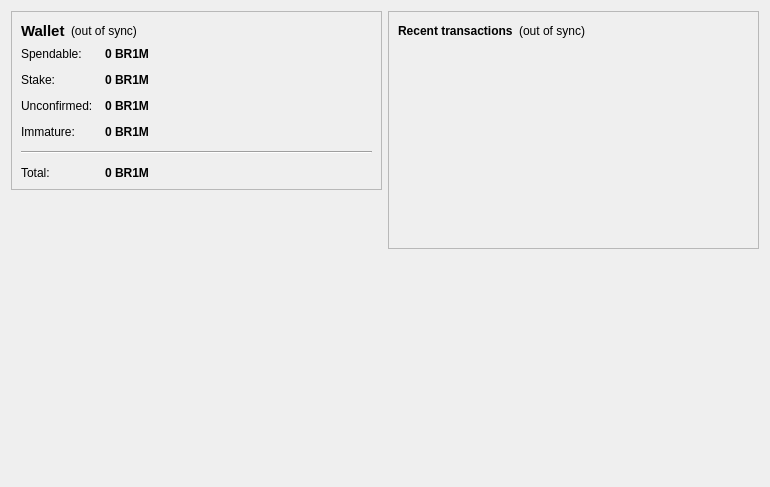
<?xml version="1.0" encoding="UTF-8"?>
<ui version="4.0">
 <class>OverviewPage</class>
 <widget class="QWidget" name="OverviewPage">
  <property name="geometry">
   <rect>
    <x>0</x>
    <y>0</y>
    <width>770</width>
    <height>487</height>
   </rect>
  </property>
  <property name="windowTitle">
   <string>Form</string>
  </property>
  <layout class="QHBoxLayout" name="horizontalLayout" stretch="1,1">
   <item>
    <layout class="QVBoxLayout" name="verticalLayout_2">
     <item>
      <widget class="QFrame" name="frame">
       <property name="frameShape">
        <enum>QFrame::StyledPanel</enum>
       </property>
       <property name="frameShadow">
        <enum>QFrame::Raised</enum>
       </property>
       <layout class="QVBoxLayout" name="verticalLayout_4">
        <item>
         <layout class="QHBoxLayout" name="horizontalLayout_4">
          <item>
           <widget class="QLabel" name="label_5">
            <property name="font">
             <font>
              <pointsize>11</pointsize>
              <weight>75</weight>
              <bold>true</bold>
             </font>
            </property>
            <property name="text">
             <string>Wallet</string>
            </property>
           </widget>
          </item>
          <item>
           <widget class="QLabel" name="labelWalletStatus">
            <property name="toolTip">
             <string>The displayed information may be out of date. Your wallet automatically synchronizes with the br1m network after a connection is established, but this process has not completed yet.</string>
            </property>
            <property name="styleSheet">
             <string notr="true"/>
            </property>
            <property name="text">
             <string notr="true">(out of sync)</string>
            </property>
            <property name="alignment">
             <set>Qt::AlignLeading|Qt::AlignLeft|Qt::AlignVCenter</set>
            </property>
           </widget>
          </item>
          <item>
           <spacer name="horizontalSpacer_2">
            <property name="orientation">
             <enum>Qt::Horizontal</enum>
            </property>
            <property name="sizeHint" stdset="0">
             <size>
              <width>40</width>
              <height>20</height>
             </size>
            </property>
           </spacer>
          </item>
         </layout>
        </item>
        <item>
         <layout class="QFormLayout" name="formLayout_2">
          <property name="fieldGrowthPolicy">
           <enum>QFormLayout::AllNonFixedFieldsGrow</enum>
          </property>
          <property name="horizontalSpacing">
           <number>12</number>
          </property>
          <property name="verticalSpacing">
           <number>12</number>
          </property>
          <item row="0" column="0">
           <widget class="QLabel" name="label">
            <property name="text">
             <string>Spendable:</string>
            </property>
           </widget>
          </item>
          <item row="0" column="1">
           <widget class="QLabel" name="labelBalance">
            <property name="font">
             <font>
              <weight>75</weight>
              <bold>true</bold>
             </font>
            </property>
            <property name="cursor">
             <cursorShape>IBeamCursor</cursorShape>
            </property>
            <property name="toolTip">
             <string>Your current spendable balance</string>
            </property>
            <property name="text">
             <string notr="true">0 BR1M</string>
            </property>
            <property name="textInteractionFlags">
             <set>Qt::LinksAccessibleByMouse|Qt::TextSelectableByKeyboard|Qt::TextSelectableByMouse</set>
            </property>
           </widget>
          </item>
          <item row="1" column="0">
           <widget class="QLabel" name="label_6">
            <property name="text">
             <string>Stake:</string>
            </property>
           </widget>
          </item>
          <item row="1" column="1">
           <widget class="QLabel" name="labelStake">
            <property name="font">
             <font>
              <weight>75</weight>
              <bold>true</bold>
             </font>
            </property>
            <property name="cursor">
             <cursorShape>IBeamCursor</cursorShape>
            </property>
            <property name="toolTip">
             <string>Total of coins that was staked, and do not yet count toward the current balance</string>
            </property>
            <property name="text">
             <string notr="true">0 BR1M</string>
            </property>
            <property name="textInteractionFlags">
             <set>Qt::LinksAccessibleByMouse|Qt::TextSelectableByKeyboard|Qt::TextSelectableByMouse</set>
            </property>
           </widget>
          </item>
          <item row="2" column="0">
           <widget class="QLabel" name="label_3">
            <property name="text">
             <string>Unconfirmed:</string>
            </property>
           </widget>
          </item>
          <item row="2" column="1">
           <widget class="QLabel" name="labelUnconfirmed">
            <property name="font">
             <font>
              <weight>75</weight>
              <bold>true</bold>
             </font>
            </property>
            <property name="cursor">
             <cursorShape>IBeamCursor</cursorShape>
            </property>
            <property name="toolTip">
             <string>Total of transactions that have yet to be confirmed, and do not yet count toward the current balance</string>
            </property>
            <property name="text">
             <string notr="true">0 BR1M</string>
            </property>
            <property name="textInteractionFlags">
             <set>Qt::LinksAccessibleByMouse|Qt::TextSelectableByKeyboard|Qt::TextSelectableByMouse</set>
            </property>
           </widget>
          </item>
          <item row="3" column="0">
           <widget class="QLabel" name="labelImmatureText">
            <property name="text">
             <string>Immature:</string>
            </property>
           </widget>
          </item>
          <item row="3" column="1">
           <widget class="QLabel" name="labelImmature">
            <property name="font">
             <font>
              <weight>75</weight>
              <bold>true</bold>
             </font>
            </property>
            <property name="toolTip">
             <string>Mined balance that has not yet matured</string>
            </property>
            <property name="text">
             <string notr="true">0 BR1M</string>
            </property>
            <property name="textInteractionFlags">
             <set>Qt::LinksAccessibleByMouse|Qt::TextSelectableByKeyboard|Qt::TextSelectableByMouse</set>
            </property>
           </widget>
          </item>
          <item row="4" column="0" colspan="2">
           <widget class="Line" name="line">
            <property name="orientation">
             <enum>Qt::Horizontal</enum>
            </property>
           </widget>
          </item>
          <item row="5" column="0">
           <widget class="QLabel" name="labelTotalText">
            <property name="text">
             <string>Total:</string>
            </property>
           </widget>
          </item>
          <item row="5" column="1">
           <widget class="QLabel" name="labelTotal">
            <property name="font">
             <font>
              <weight>75</weight>
              <bold>true</bold>
             </font>
            </property>
            <property name="cursor">
             <cursorShape>IBeamCursor</cursorShape>
            </property>
            <property name="toolTip">
             <string>Your current total balance</string>
            </property>
            <property name="text">
             <string notr="true">0 BR1M</string>
            </property>
            <property name="textInteractionFlags">
             <set>Qt::LinksAccessibleByMouse|Qt::TextSelectableByKeyboard|Qt::TextSelectableByMouse</set>
            </property>
           </widget>
          </item>
         </layout>
        </item>
       </layout>
      </widget>
     </item>
     <item>
      <spacer name="verticalSpacer">
       <property name="orientation">
        <enum>Qt::Vertical</enum>
       </property>
       <property name="sizeHint" stdset="0">
        <size>
         <width>20</width>
         <height>40</height>
        </size>
       </property>
      </spacer>
     </item>
     <item>
      <widget class="QLabel" name="label_2">
       <property name="autoFillBackground">
        <bool>true</bool>
       </property>
       <property name="text">
        <string/>
       </property>
       <property name="pixmap">
        <pixmap resource="../bitcoin.qrc">:/icons/mastbg</pixmap>
       </property>
       <property name="scaledContents">
        <bool>false</bool>
       </property>
       <property name="alignment">
        <set>Qt::AlignCenter</set>
       </property>
       <property name="margin">
        <number>0</number>
       </property>
      </widget>
     </item>
    </layout>
   </item>
   <item>
    <layout class="QVBoxLayout" name="verticalLayout_3">
     <item>
      <widget class="QFrame" name="frame_2">
       <property name="frameShape">
        <enum>QFrame::StyledPanel</enum>
       </property>
       <property name="frameShadow">
        <enum>QFrame::Raised</enum>
       </property>
       <layout class="QVBoxLayout" name="verticalLayout">
        <item>
         <layout class="QHBoxLayout" name="horizontalLayout_2">
          <item>
           <widget class="QLabel" name="label_4">
            <property name="text">
             <string>&lt;b&gt;Recent transactions&lt;/b&gt;</string>
            </property>
           </widget>
          </item>
          <item>
           <widget class="QLabel" name="labelTransactionsStatus">
            <property name="toolTip">
             <string>The displayed information may be out of date. Your wallet automatically synchronizes with the br1m network after a connection is established, but this process has not completed yet.</string>
            </property>
            <property name="styleSheet">
             <string notr="true"/>
            </property>
            <property name="text">
             <string notr="true">(out of sync)</string>
            </property>
            <property name="alignment">
             <set>Qt::AlignRight|Qt::AlignTrailing|Qt::AlignVCenter</set>
            </property>
           </widget>
          </item>
          <item>
           <spacer name="horizontalSpacer">
            <property name="orientation">
             <enum>Qt::Horizontal</enum>
            </property>
            <property name="sizeHint" stdset="0">
             <size>
              <width>40</width>
              <height>20</height>
             </size>
            </property>
           </spacer>
          </item>
         </layout>
        </item>
        <item>
         <widget class="QListView" name="listTransactions">
          <property name="styleSheet">
           <string notr="true">QListView { background: transparent; }</string>
          </property>
          <property name="frameShape">
           <enum>QFrame::NoFrame</enum>
          </property>
          <property name="verticalScrollBarPolicy">
           <enum>Qt::ScrollBarAlwaysOff</enum>
          </property>
          <property name="horizontalScrollBarPolicy">
           <enum>Qt::ScrollBarAlwaysOff</enum>
          </property>
          <property name="selectionMode">
           <enum>QAbstractItemView::NoSelection</enum>
          </property>
         </widget>
        </item>
       </layout>
      </widget>
     </item>
     <item>
      <spacer name="verticalSpacer_2">
       <property name="orientation">
        <enum>Qt::Vertical</enum>
       </property>
       <property name="sizeHint" stdset="0">
        <size>
         <width>20</width>
         <height>40</height>
        </size>
       </property>
      </spacer>
     </item>
    </layout>
   </item>
  </layout>
 </widget>
 <resources>
  <include location="../bitcoin.qrc"/>
 </resources>
 <connections/>
</ui>
